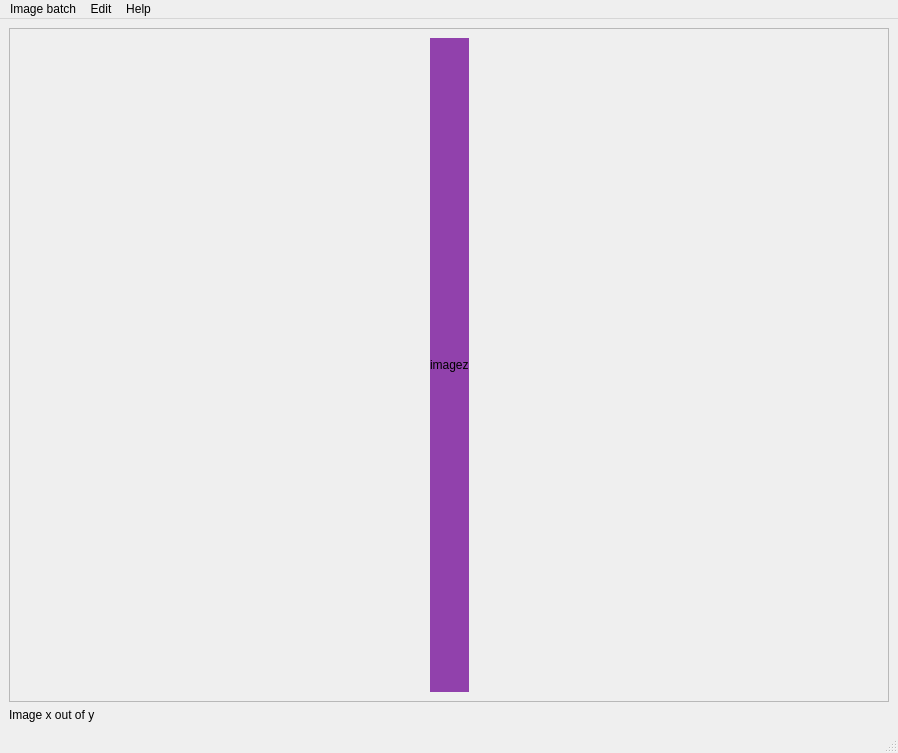
<?xml version="1.0" encoding="UTF-8"?>
<ui version="4.0">
 <class>MainWindow</class>
 <widget class="QMainWindow" name="MainWindow">
  <property name="geometry">
   <rect>
    <x>0</x>
    <y>0</y>
    <width>898</width>
    <height>753</height>
   </rect>
  </property>
  <property name="windowTitle">
   <string>MainWindow</string>
  </property>
  <property name="autoFillBackground">
   <bool>true</bool>
  </property>
  <widget class="QWidget" name="centralwidget">
   <layout class="QVBoxLayout" name="verticalLayout">
    <item>
     <widget class="QScrollArea" name="scrollArea">
      <property name="widgetResizable">
       <bool>true</bool>
      </property>
      <widget class="QWidget" name="scrollAreaWidgetContents">
       <property name="geometry">
        <rect>
         <x>0</x>
         <y>0</y>
         <width>878</width>
         <height>666</height>
        </rect>
       </property>
       <layout class="QHBoxLayout" name="horizontalLayout_2">
        <item>
         <spacer name="horizontalSpacer">
          <property name="orientation">
           <enum>Qt::Horizontal</enum>
          </property>
          <property name="sizeHint" stdset="0">
           <size>
            <width>40</width>
            <height>20</height>
           </size>
          </property>
         </spacer>
        </item>
        <item>
         <widget class="QLabel" name="label">
          <property name="sizePolicy">
           <sizepolicy hsizetype="Minimum" vsizetype="Minimum">
            <horstretch>0</horstretch>
            <verstretch>0</verstretch>
           </sizepolicy>
          </property>
          <property name="palette">
           <palette>
            <active>
             <colorrole role="Base">
              <brush brushstyle="SolidPattern">
               <color alpha="255">
                <red>255</red>
                <green>255</green>
                <blue>255</blue>
               </color>
              </brush>
             </colorrole>
             <colorrole role="Window">
              <brush brushstyle="SolidPattern">
               <color alpha="255">
                <red>145</red>
                <green>65</green>
                <blue>172</blue>
               </color>
              </brush>
             </colorrole>
            </active>
            <inactive>
             <colorrole role="Base">
              <brush brushstyle="SolidPattern">
               <color alpha="255">
                <red>255</red>
                <green>255</green>
                <blue>255</blue>
               </color>
              </brush>
             </colorrole>
             <colorrole role="Window">
              <brush brushstyle="SolidPattern">
               <color alpha="255">
                <red>145</red>
                <green>65</green>
                <blue>172</blue>
               </color>
              </brush>
             </colorrole>
            </inactive>
            <disabled>
             <colorrole role="Base">
              <brush brushstyle="SolidPattern">
               <color alpha="255">
                <red>145</red>
                <green>65</green>
                <blue>172</blue>
               </color>
              </brush>
             </colorrole>
             <colorrole role="Window">
              <brush brushstyle="SolidPattern">
               <color alpha="255">
                <red>145</red>
                <green>65</green>
                <blue>172</blue>
               </color>
              </brush>
             </colorrole>
            </disabled>
           </palette>
          </property>
          <property name="autoFillBackground">
           <bool>true</bool>
          </property>
          <property name="text">
           <string>imagez</string>
          </property>
         </widget>
        </item>
        <item>
         <spacer name="horizontalSpacer_2">
          <property name="orientation">
           <enum>Qt::Horizontal</enum>
          </property>
          <property name="sizeHint" stdset="0">
           <size>
            <width>40</width>
            <height>20</height>
           </size>
          </property>
         </spacer>
        </item>
       </layout>
      </widget>
     </widget>
    </item>
    <item>
     <widget class="QLabel" name="label_2">
      <property name="text">
       <string>Image x out of y</string>
      </property>
     </widget>
    </item>
   </layout>
  </widget>
  <widget class="QStatusBar" name="statusbar"/>
  <widget class="QMenuBar" name="menubar">
   <property name="geometry">
    <rect>
     <x>0</x>
     <y>0</y>
     <width>898</width>
     <height>22</height>
    </rect>
   </property>
   <widget class="QMenu" name="menuHelp">
    <property name="title">
     <string>Help</string>
    </property>
    <addaction name="separator"/>
    <addaction name="actionShow_purpose"/>
    <addaction name="actionShow_Controls"/>
   </widget>
   <widget class="QMenu" name="menuImage_batch">
    <property name="title">
     <string>Image batch</string>
    </property>
    <addaction name="actionLoad_New"/>
   </widget>
   <widget class="QMenu" name="menuEdit">
    <property name="title">
     <string>Edit</string>
    </property>
    <addaction name="actionSave_Keypoints"/>
    <addaction name="actionLoad_Keypoints"/>
   </widget>
   <addaction name="menuImage_batch"/>
   <addaction name="menuEdit"/>
   <addaction name="menuHelp"/>
  </widget>
  <action name="actionLoad_New">
   <property name="text">
    <string>Load New</string>
   </property>
  </action>
  <action name="actionSave_Keypoints">
   <property name="text">
    <string>Save Keypoints</string>
   </property>
  </action>
  <action name="actionLoad_Keypoints">
   <property name="text">
    <string>Load Keypoints</string>
   </property>
  </action>
  <action name="actionShow_purpose">
   <property name="text">
    <string>Show purpose</string>
   </property>
  </action>
  <action name="actionShow_Controls">
   <property name="text">
    <string>Show Controls</string>
   </property>
  </action>
 </widget>
 <resources/>
 <connections/>
</ui>
